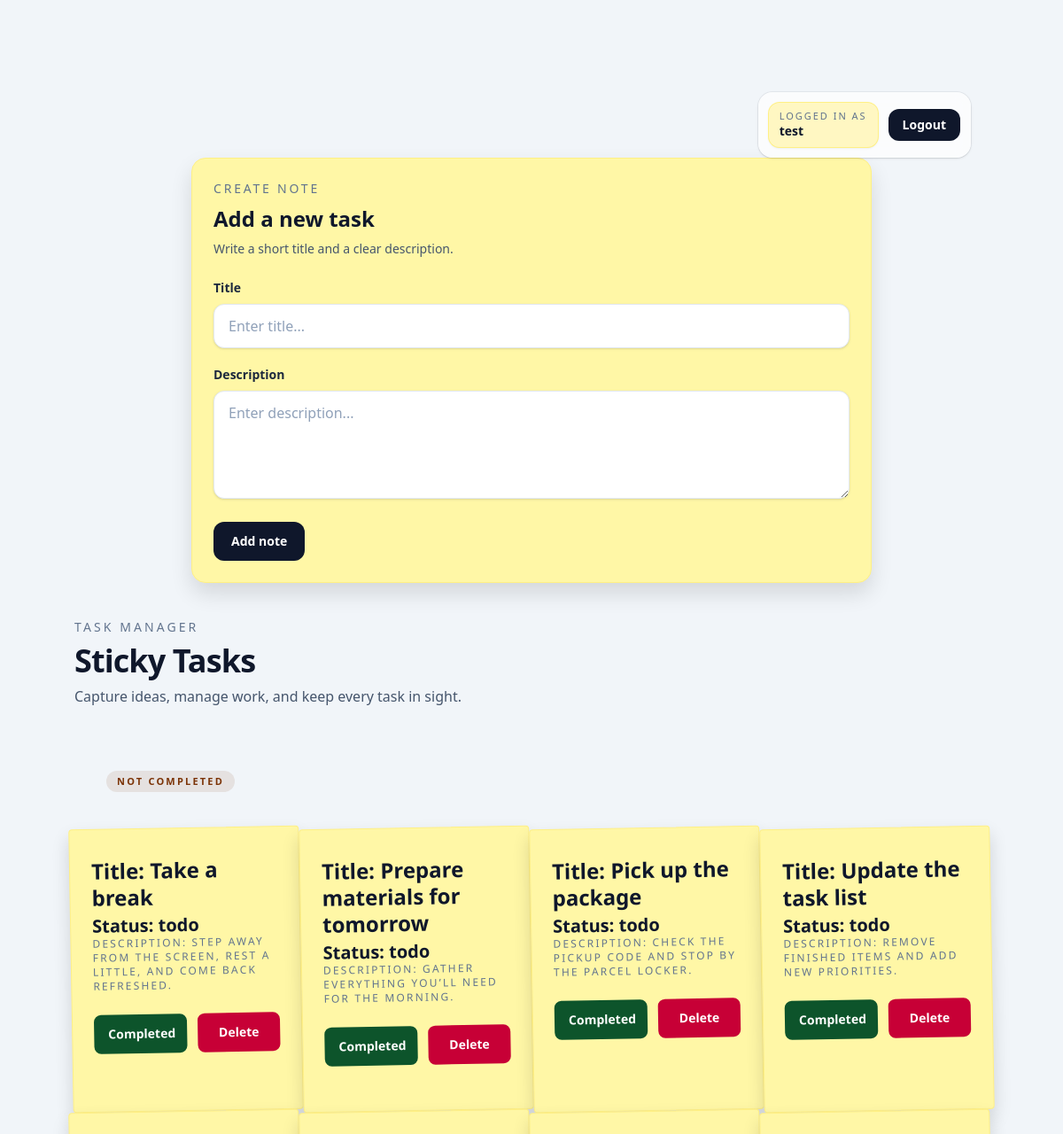
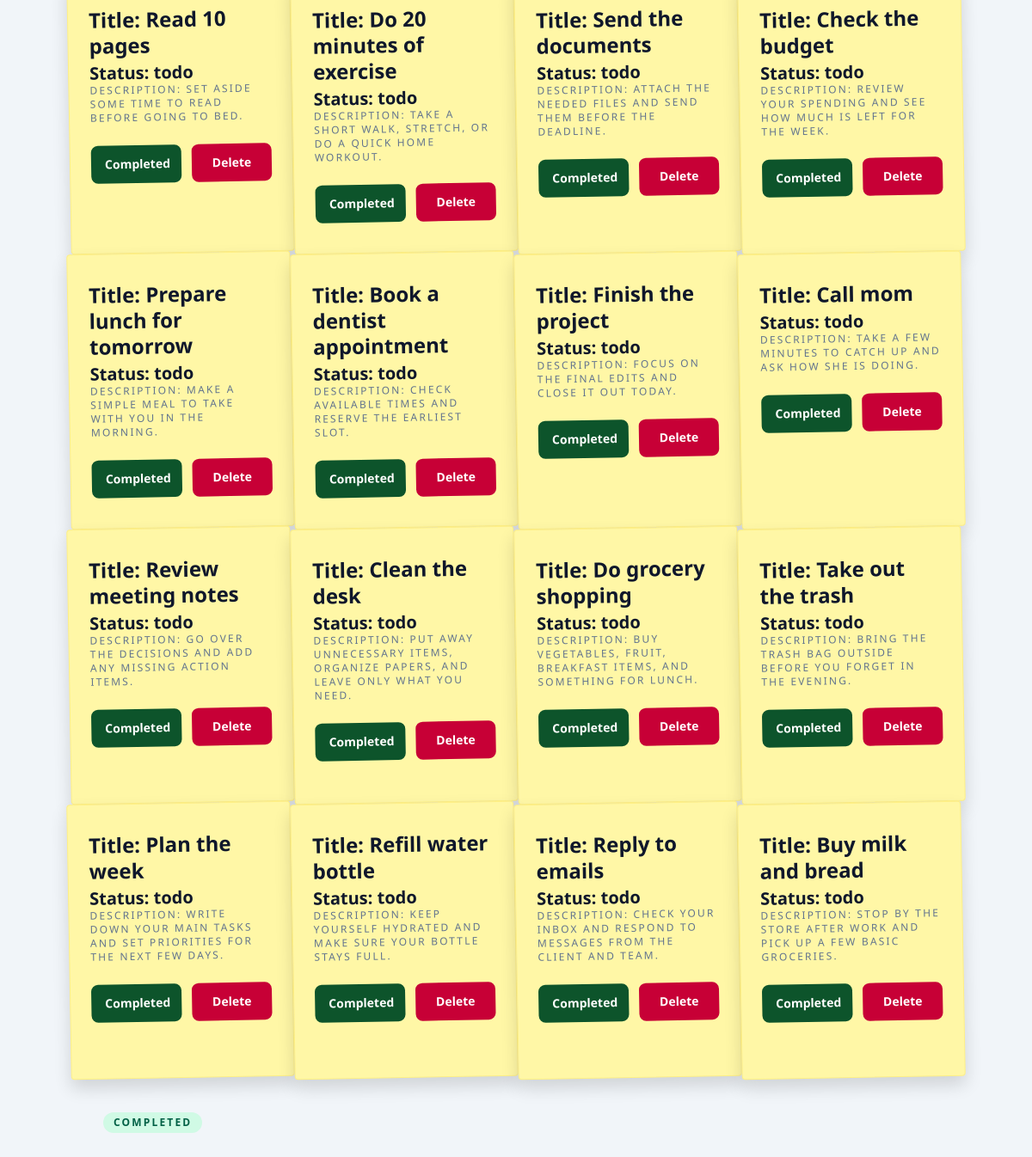
The page / (signed in) on the database its author committed (2 pictures, top to bottom).
### tables this page shows
CREATE TABLE tasks (
    id INTEGER PRIMARY KEY AUTOINCREMENT,
    title TEXT NOT NULL,
    description TEXT,
    status TEXT NOT NULL DEFAULT 'todo',
    user_id INTEGER NOT NULL,
    created_at TIMESTAMP DEFAULT CURRENT_TIMESTAMP,
    FOREIGN KEY (user_id) REFERENCES users (id)
);

### app.py (the view)
@app.route('/')
def index():
    if "user_id" not in session:
        return redirect(url_for("login"))
    conn = get_db_connection()
    tasks = conn.execute("SELECT * FROM tasks where user_id = ? ORDER BY id DESC", (session["user_id"],)).fetchall()
    print("tasks")
    for task in tasks:
        print(type(task))
    conn.close()
    return render_template('index.html', tasks=tasks, username=session["username"])

### app.py (called while the page is built)
def get_db_connection():
    conn = sqlite3.connect(".\\databases\\todo.db")
    conn.row_factory = sqlite3.Row
    cursor = conn.cursor()
    return conn

### templates/index.html (shortened to what this page needs)
<!DOCTYPE html>
<html lang="en">
<head>
    <link rel="stylesheet" href="{{ url_for('static', filename='css/output.css') }}">
</head>
<body class="bg-slate-100 text-slate-900 p-20 ">
    <header class="w-full px-6 pt-6">
        <div class="flex w-full">
            <div
                class="ml-auto flex items-center gap-3 rounded-2xl bg-white/70 px-3 py-3 shadow-sm ring-1 ring-slate-900/5 backdrop-blur-sm">
                <div class="rounded-xl bg-[#fff7c2] px-3 py-2 shadow-sm ring-1 ring-yellow-200">
                    <div class="leading-tight">
                        <p class="text-[11px] uppercase tracking-[0.18em] text-slate-500">Logged in as</p>
                        <p class="text-sm font-semibold text-slate-900">{{ username }}</p>
                    </div>
                </div>
                <a href="{{ url_for('logout') }}"
                    class="inline-flex items-center rounded-xl bg-slate-900 px-4 py-2 text-sm font-semibold text-white transition hover:bg-slate-800">
                    Logout
                </a>
            </div>
        </div>
    </header>
    <section
        class="mx-auto mb-10 max-w-3xl rounded-2xl bg-[#fff7a6] p-6 shadow-[0_12px_24px_rgba(0,0,0,0.12)] border border-yellow-200">
        <div class="mb-6">
            <p class="text-sm uppercase tracking-[0.2em] text-slate-500">Create note</p>
            <h2 class="mt-2 text-2xl font-black text-slate-900">Add a new task</h2>
            <p class="mt-2 text-sm text-slate-600">Write a short title and a clear description.</p>
        </div>
        <form action="/add" method="post" class="space-y-5">
            <div>
                <label for="title" class="block text-sm font-semibold text-slate-800">Title</label>
                <input id="title" name="title" type="text" placeholder="Enter title..." required
                    class="mt-2 w-full rounded-xl border border-slate-200 bg-white px-4 py-3 text-slate-900 shadow-sm outline-none placeholder:text-slate-400 focus:border-slate-400 focus:ring-2 focus:ring-slate-300">
            </div>
            <div>
                <label for="description" class="block text-sm font-semibold text-slate-800">Description</label>
                <textarea id="description" name="description" rows="4" placeholder="Enter description..." required
                    class="mt-2 w-full rounded-xl border border-slate-200 bg-white px-4 py-3 text-slate-900 shadow-sm outline-none placeholder:text-slate-400 focus:border-slate-400 focus:ring-2 focus:ring-slate-300"></textarea>
            </div>
            <button type="submit"
                class="inline-flex items-center justify-center rounded-xl bg-slate-900 px-5 py-3 text-sm font-semibold text-white transition hover:bg-slate-800">
                Add note
            </button>
        </form>
    </section>
    <div class="mb-8 px-1">
        <p class="text-sm uppercase tracking-[0.22em] text-slate-500">Task manager</p>
        <h1 class="mt-2 text-4xl font-black tracking-tight text-slate-900">
            Sticky Tasks
        </h1>
        <p class="mt-2 text-base text-slate-600">
            Capture ideas, manage work, and keep every task in sight.
        </p>
    </div>
    <span
        class="inline-flex items-center gap-2 rounded-full bg-amber-900/10 px-3 py-1 m-10 text-[11px] font-semibold uppercase tracking-[0.2em] text-amber-900">
        Not Completed
    </span>
    <div class="grid grid-cols-4 ">
        {% for task in tasks %}
        {% if task["status"] == "todo" %}
        <div
            class="bg-[#fff7a6] rounded-sm p-6 shadow-[0_10px_20px_rgba(0,0,0,0.14)] rotate-[-1deg] flex flex-col min-h-[320px] border border-yellow-200">
            <div class="space-y-4 flex-1">
                <div>
                    <p class="mt-2 text-2xl font-extrabold leading-tight text-slate-900 break-words">Title: {{
                        task["title"] }}</p>
                    <p class="mt-1 text-xl font-semibold text-slate-900 break-words leading-tight">Status: {{
                        task["status"] }}</p>
                    <p class="text-xs uppercase tracking-[0.18em] text-slate-500 break-words">Description: {{
                        task["description"] }}</p>
                    <div class="flex gap-3 pt-6 mt-auto">
                        <form class="w-1/2" action="{{url_for('update_task', task_id=task['id']) }}" method="post">
                            <button
                                class="w-full rounded-lg bg-green-900 px-4 py-3 text-sm font-semibold text-white hover:bg-green-800 transition"
                                type="submit">Completed</button>
                        </form>
                        <form class="w-1/2" action="{{url_for('delete_task', task_id=task['id']) }}" method="post">
                            <button
                                class="w-full rounded-lg bg-rose-700 px-4 py-3 text-sm font-semibold text-white hover:bg-rose-800 transition"
                                type="submit">Delete</button>
                        </form>
                    </div>
                </div>
            </div>
        </div>
        {% endif %}
        {% endfor %}
    </div>
    <span
        class="inline-flex items-center rounded-full bg-emerald-100 px-3 py-1 m-10 text-xs font-semibold uppercase tracking-[0.18em] text-emerald-800">Completed
    </span>
</body>
</html>

### rows shown on the page
tasks: title "Take a break", status "todo", description "STEP AWAY FROM THE SCREEN, REST A LITTLE, AND COME BACK REFRESHED."
tasks: title "Prepare materials for tomorrow", status "todo", description "GATHER EVERYTHING YOU’LL NEED FOR THE MORNING."
tasks: title "Pick up the package", status "todo", description "CHECK THE PICKUP CODE AND STOP BY THE PARCEL LOCKER."
tasks: title "Update the task list", status "todo", description "REMOVE FINISHED ITEMS AND ADD NEW PRIORITIES."
tasks: title "Read 10 pages", status "todo", description "SET ASIDE SOME TIME TO READ BEFORE GOING TO BED."
tasks: title "Do 20 minutes of exercise", status "todo", description "TAKE A SHORT WALK, STRETCH, OR DO A QUICK HOME WORKOUT."
tasks: title "Send the documents", status "todo", description "ATTACH THE NEEDED FILES AND SEND THEM BEFORE THE DEADLINE."
tasks: title "Check the budget", status "todo", description "REVIEW YOUR SPENDING AND SEE HOW MUCH IS LEFT FOR THE WEEK."
tasks: title "Prepare lunch for tomorrow", status "todo", description "MAKE A SIMPLE MEAL TO TAKE WITH YOU IN THE MORNING."
tasks: title "Book a dentist appointment", status "todo", description "CHECK AVAILABLE TIMES AND RESERVE THE EARLIEST SLOT."
tasks: title "Finish the project", status "todo", description "FOCUS ON THE FINAL EDITS AND CLOSE IT OUT TODAY."
tasks: title "Call mom", status "todo", description "TAKE A FEW MINUTES TO CATCH UP AND ASK HOW SHE IS DOING."
tasks: title "Review meeting notes", status "todo", description "GO OVER THE DECISIONS AND ADD ANY MISSING ACTION ITEMS."
tasks: title "Clean the desk", status "todo", description "PUT AWAY UNNECESSARY ITEMS, ORGANIZE PAPERS, AND LEAVE ONLY WHAT YOU NEED."
tasks: title "Do grocery shopping", status "todo", description "BUY VEGETABLES, FRUIT, BREAKFAST ITEMS, AND SOMETHING FOR LUNCH."
tasks: title "Take out the trash", status "todo", description "BRING THE TRASH BAG OUTSIDE BEFORE YOU FORGET IN THE EVENING."
tasks: title "Plan the week", status "todo", description "WRITE DOWN YOUR MAIN TASKS AND SET PRIORITIES FOR THE NEXT FEW DAYS."
tasks: title "Refill water bottle", status "todo", description "KEEP YOURSELF HYDRATED AND MAKE SURE YOUR BOTTLE STAYS FULL."
tasks: title "Reply to emails", status "todo", description "CHECK YOUR INBOX AND RESPOND TO MESSAGES FROM THE CLIENT AND TEAM."
tasks: title "Buy milk and bread", status "todo", description "STOP BY THE STORE AFTER WORK AND PICK UP A FEW BASIC GROCERIES."

### other values the page prints
{{ username }} "test"
